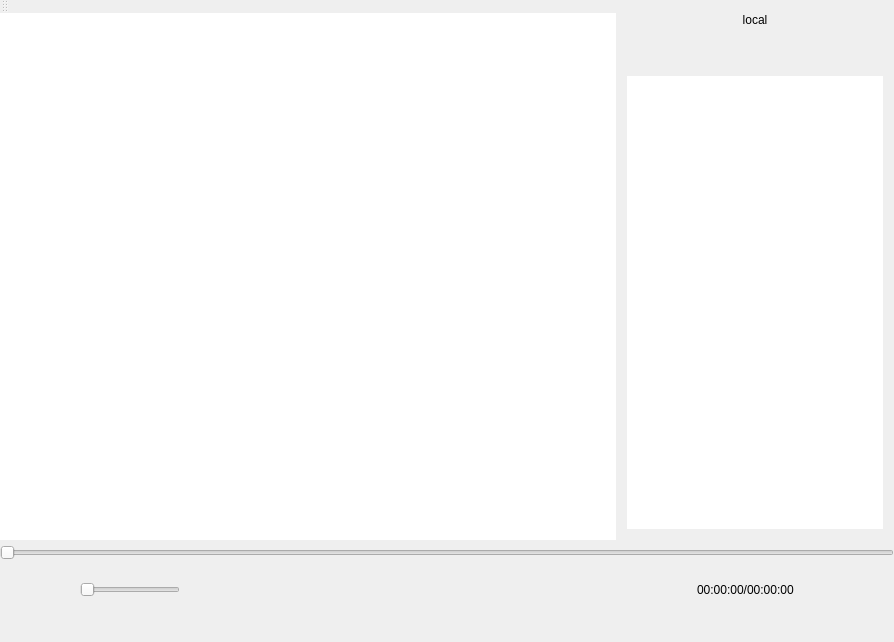
<?xml version="1.0" encoding="UTF-8"?>
<ui version="4.0">
 <class>MainWindow</class>
 <widget class="QMainWindow" name="MainWindow">
  <property name="geometry">
   <rect>
    <x>0</x>
    <y>0</y>
    <width>894</width>
    <height>642</height>
   </rect>
  </property>
  <property name="minimumSize">
   <size>
    <width>0</width>
    <height>80</height>
   </size>
  </property>
  <property name="windowTitle">
   <string>MainWindow</string>
  </property>
  <property name="windowOpacity">
   <double>1.000000000000000</double>
  </property>
  <property name="styleSheet">
   <string notr="true">border: none ;</string>
  </property>
  <widget class="QWidget" name="centralWidget">
   <layout class="QGridLayout" name="gridLayout_3">
    <property name="leftMargin">
     <number>0</number>
    </property>
    <property name="topMargin">
     <number>0</number>
    </property>
    <property name="rightMargin">
     <number>0</number>
    </property>
    <property name="bottomMargin">
     <number>0</number>
    </property>
    <property name="spacing">
     <number>0</number>
    </property>
    <item row="0" column="0">
     <layout class="QHBoxLayout" name="horizontalLayout" stretch="5,0">
      <property name="spacing">
       <number>0</number>
      </property>
      <item>
       <widget class="QGraphicsView" name="graphicsView">
        <property name="lineWidth">
         <number>0</number>
        </property>
       </widget>
      </item>
      <item>
       <widget class="QFrame" name="stackFrame">
        <property name="frameShadow">
         <enum>QFrame::Plain</enum>
        </property>
        <property name="lineWidth">
         <number>0</number>
        </property>
        <layout class="QVBoxLayout" name="verticalLayout">
         <property name="spacing">
          <number>0</number>
         </property>
         <property name="leftMargin">
          <number>0</number>
         </property>
         <property name="topMargin">
          <number>0</number>
         </property>
         <property name="rightMargin">
          <number>0</number>
         </property>
         <property name="bottomMargin">
          <number>0</number>
         </property>
         <item>
          <widget class="QPushButton" name="switchListButton">
           <property name="text">
            <string>local</string>
           </property>
           <property name="icon">
            <iconset resource="qrc.qrc">
             <normaloff>:/image/background.jpg</normaloff>:/image/background.jpg</iconset>
           </property>
          </widget>
         </item>
         <item>
          <widget class="QStackedWidget" name="stackedWidget">
           <property name="minimumSize">
            <size>
             <width>200</width>
             <height>0</height>
            </size>
           </property>
           <property name="lineWidth">
            <number>0</number>
           </property>
           <property name="currentIndex">
            <number>0</number>
           </property>
           <widget class="QWidget" name="page">
            <layout class="QGridLayout" name="gridLayout_2">
             <item row="0" column="0">
              <layout class="QHBoxLayout" name="horizontalLayout_6">
               <item>
                <spacer name="horizontalSpacer_4">
                 <property name="orientation">
                  <enum>Qt::Horizontal</enum>
                 </property>
                 <property name="sizeHint" stdset="0">
                  <size>
                   <width>40</width>
                   <height>20</height>
                  </size>
                 </property>
                </spacer>
               </item>
               <item>
                <widget class="QPushButton" name="localBtnAdd">
                 <property name="minimumSize">
                  <size>
                   <width>32</width>
                   <height>32</height>
                  </size>
                 </property>
                 <property name="maximumSize">
                  <size>
                   <width>32</width>
                   <height>32</height>
                  </size>
                 </property>
                 <property name="text">
                  <string/>
                 </property>
                 <property name="icon">
                  <iconset theme="xml-element-new">
                   <normaloff>.</normaloff>.</iconset>
                 </property>
                 <property name="iconSize">
                  <size>
                   <width>32</width>
                   <height>32</height>
                  </size>
                 </property>
                </widget>
               </item>
               <item>
                <widget class="QPushButton" name="localBtnDel">
                 <property name="minimumSize">
                  <size>
                   <width>32</width>
                   <height>32</height>
                  </size>
                 </property>
                 <property name="maximumSize">
                  <size>
                   <width>32</width>
                   <height>32</height>
                  </size>
                 </property>
                 <property name="text">
                  <string/>
                 </property>
                 <property name="icon">
                  <iconset theme="xml-attribute-delete">
                   <normaloff>.</normaloff>.</iconset>
                 </property>
                 <property name="iconSize">
                  <size>
                   <width>32</width>
                   <height>32</height>
                  </size>
                 </property>
                </widget>
               </item>
              </layout>
             </item>
             <item row="1" column="0">
              <widget class="QListWidget" name="locallistWidget">
               <property name="editTriggers">
                <set>QAbstractItemView::NoEditTriggers</set>
               </property>
              </widget>
             </item>
            </layout>
           </widget>
           <widget class="QWidget" name="page_2">
            <layout class="QGridLayout" name="gridLayout">
             <property name="leftMargin">
              <number>0</number>
             </property>
             <property name="topMargin">
              <number>0</number>
             </property>
             <property name="rightMargin">
              <number>0</number>
             </property>
             <property name="bottomMargin">
              <number>0</number>
             </property>
             <property name="spacing">
              <number>0</number>
             </property>
             <item row="1" column="0">
              <widget class="QTreeView" name="urltreeView">
               <property name="toolTipDuration">
                <number>0</number>
               </property>
              </widget>
             </item>
             <item row="0" column="0">
              <widget class="QLineEdit" name="lineEdit"/>
             </item>
            </layout>
           </widget>
          </widget>
         </item>
        </layout>
       </widget>
      </item>
     </layout>
    </item>
    <item row="3" column="0">
     <widget class="QWidget" name="ttbWidget" native="true">
      <property name="minimumSize">
       <size>
        <width>0</width>
        <height>80</height>
       </size>
      </property>
      <layout class="QVBoxLayout" name="verticalLayout_2">
       <property name="spacing">
        <number>0</number>
       </property>
       <property name="leftMargin">
        <number>0</number>
       </property>
       <property name="topMargin">
        <number>0</number>
       </property>
       <property name="rightMargin">
        <number>0</number>
       </property>
       <property name="bottomMargin">
        <number>0</number>
       </property>
       <item>
        <widget class="QSlider" name="movieSlider">
         <property name="orientation">
          <enum>Qt::Horizontal</enum>
         </property>
        </widget>
       </item>
       <item>
        <layout class="QHBoxLayout" name="horizontalLayout_5" stretch="1,1,1">
         <item>
          <layout class="QHBoxLayout" name="horizontalLayout_4">
           <property name="spacing">
            <number>0</number>
           </property>
           <item>
            <widget class="QPushButton" name="openFileBtn">
             <property name="minimumSize">
              <size>
               <width>50</width>
               <height>50</height>
              </size>
             </property>
             <property name="maximumSize">
              <size>
               <width>50</width>
               <height>50</height>
              </size>
             </property>
             <property name="styleSheet">
              <string notr="true">border:none;</string>
             </property>
             <property name="text">
              <string/>
             </property>
             <property name="icon">
              <iconset resource="qrc.qrc">
               <normaloff>:/svg/document-new.svg</normaloff>:/svg/document-new.svg</iconset>
             </property>
             <property name="iconSize">
              <size>
               <width>50</width>
               <height>50</height>
              </size>
             </property>
             <property name="autoDefault">
              <bool>false</bool>
             </property>
             <property name="default">
              <bool>false</bool>
             </property>
            </widget>
           </item>
           <item>
            <widget class="QPushButton" name="VoiceBtn">
             <property name="maximumSize">
              <size>
               <width>30</width>
               <height>30</height>
              </size>
             </property>
             <property name="styleSheet">
              <string notr="true">border:none;</string>
             </property>
             <property name="text">
              <string/>
             </property>
             <property name="icon">
              <iconset resource="qrc.qrc">
               <normaloff>:/svg/audio-volume-high-symbolic-dark.svg</normaloff>:/svg/audio-volume-high-symbolic-dark.svg</iconset>
             </property>
             <property name="iconSize">
              <size>
               <width>24</width>
               <height>24</height>
              </size>
             </property>
            </widget>
           </item>
           <item>
            <widget class="QSlider" name="voiceSlider">
             <property name="minimumSize">
              <size>
               <width>0</width>
               <height>0</height>
              </size>
             </property>
             <property name="maximumSize">
              <size>
               <width>100</width>
               <height>16777215</height>
              </size>
             </property>
             <property name="orientation">
              <enum>Qt::Horizontal</enum>
             </property>
            </widget>
           </item>
           <item>
            <spacer name="horizontalSpacer">
             <property name="orientation">
              <enum>Qt::Horizontal</enum>
             </property>
             <property name="sizeHint" stdset="0">
              <size>
               <width>40</width>
               <height>20</height>
              </size>
             </property>
            </spacer>
           </item>
          </layout>
         </item>
         <item>
          <layout class="QHBoxLayout" name="horizontalLayout_2">
           <property name="spacing">
            <number>0</number>
           </property>
           <item>
            <spacer name="horizontalSpacer_3">
             <property name="orientation">
              <enum>Qt::Horizontal</enum>
             </property>
             <property name="sizeHint" stdset="0">
              <size>
               <width>40</width>
               <height>20</height>
              </size>
             </property>
            </spacer>
           </item>
           <item>
            <widget class="QPushButton" name="previousBtn">
             <property name="minimumSize">
              <size>
               <width>50</width>
               <height>50</height>
              </size>
             </property>
             <property name="maximumSize">
              <size>
               <width>50</width>
               <height>50</height>
              </size>
             </property>
             <property name="styleSheet">
              <string notr="true">border:none;</string>
             </property>
             <property name="text">
              <string/>
             </property>
             <property name="icon">
              <iconset resource="qrc.qrc">
               <normaloff>:/svg/media-skip-backward.svg</normaloff>:/svg/media-skip-backward.svg</iconset>
             </property>
             <property name="iconSize">
              <size>
               <width>50</width>
               <height>50</height>
              </size>
             </property>
            </widget>
           </item>
           <item>
            <widget class="QPushButton" name="playBtn">
             <property name="minimumSize">
              <size>
               <width>50</width>
               <height>50</height>
              </size>
             </property>
             <property name="maximumSize">
              <size>
               <width>50</width>
               <height>50</height>
              </size>
             </property>
             <property name="styleSheet">
              <string notr="true">border:none;</string>
             </property>
             <property name="text">
              <string/>
             </property>
             <property name="icon">
              <iconset resource="qrc.qrc">
               <normaloff>:/svg/media-playback-start.svg</normaloff>:/svg/media-playback-start.svg</iconset>
             </property>
             <property name="iconSize">
              <size>
               <width>50</width>
               <height>50</height>
              </size>
             </property>
            </widget>
           </item>
           <item>
            <widget class="QPushButton" name="nextBtn">
             <property name="minimumSize">
              <size>
               <width>50</width>
               <height>50</height>
              </size>
             </property>
             <property name="maximumSize">
              <size>
               <width>50</width>
               <height>50</height>
              </size>
             </property>
             <property name="styleSheet">
              <string notr="true">border:none;</string>
             </property>
             <property name="text">
              <string/>
             </property>
             <property name="icon">
              <iconset resource="qrc.qrc">
               <normaloff>:/svg/media-skip-backward.svg</normaloff>:/svg/media-skip-backward.svg</iconset>
             </property>
             <property name="iconSize">
              <size>
               <width>50</width>
               <height>50</height>
              </size>
             </property>
            </widget>
           </item>
           <item>
            <widget class="QPushButton" name="stopBtn">
             <property name="minimumSize">
              <size>
               <width>50</width>
               <height>50</height>
              </size>
             </property>
             <property name="maximumSize">
              <size>
               <width>50</width>
               <height>50</height>
              </size>
             </property>
             <property name="autoFillBackground">
              <bool>false</bool>
             </property>
             <property name="styleSheet">
              <string notr="true">border:none;</string>
             </property>
             <property name="text">
              <string/>
             </property>
             <property name="icon">
              <iconset resource="qrc.qrc">
               <normaloff>:/svg/media-playback-stop.svg</normaloff>:/svg/media-playback-stop.svg</iconset>
             </property>
             <property name="iconSize">
              <size>
               <width>50</width>
               <height>50</height>
              </size>
             </property>
            </widget>
           </item>
           <item>
            <spacer name="horizontalSpacer_2">
             <property name="orientation">
              <enum>Qt::Horizontal</enum>
             </property>
             <property name="sizeHint" stdset="0">
              <size>
               <width>40</width>
               <height>20</height>
              </size>
             </property>
            </spacer>
           </item>
          </layout>
         </item>
         <item>
          <layout class="QHBoxLayout" name="horizontalLayout_3">
           <property name="spacing">
            <number>0</number>
           </property>
           <item>
            <spacer name="horizontalSpacer_5">
             <property name="orientation">
              <enum>Qt::Horizontal</enum>
             </property>
             <property name="sizeHint" stdset="0">
              <size>
               <width>40</width>
               <height>20</height>
              </size>
             </property>
            </spacer>
           </item>
           <item>
            <widget class="QLabel" name="timeLabel">
             <property name="text">
              <string>00:00:00/00:00:00</string>
             </property>
            </widget>
           </item>
           <item>
            <widget class="QPushButton" name="hideStackBtn">
             <property name="minimumSize">
              <size>
               <width>50</width>
               <height>50</height>
              </size>
             </property>
             <property name="maximumSize">
              <size>
               <width>50</width>
               <height>50</height>
              </size>
             </property>
             <property name="styleSheet">
              <string notr="true">border:none;</string>
             </property>
             <property name="text">
              <string/>
             </property>
             <property name="icon">
              <iconset resource="qrc.qrc">
               <normaloff>:/svg/pane-show.svg</normaloff>:/svg/pane-show.svg</iconset>
             </property>
             <property name="iconSize">
              <size>
               <width>50</width>
               <height>50</height>
              </size>
             </property>
            </widget>
           </item>
           <item>
            <widget class="QPushButton" name="fullScreenBtn">
             <property name="minimumSize">
              <size>
               <width>50</width>
               <height>50</height>
              </size>
             </property>
             <property name="maximumSize">
              <size>
               <width>50</width>
               <height>50</height>
              </size>
             </property>
             <property name="styleSheet">
              <string notr="true">border:none;</string>
             </property>
             <property name="text">
              <string/>
             </property>
             <property name="icon">
              <iconset resource="qrc.qrc">
               <normaloff>:/svg/view-fullscreen.svg</normaloff>:/svg/view-fullscreen.svg</iconset>
             </property>
             <property name="iconSize">
              <size>
               <width>50</width>
               <height>50</height>
              </size>
             </property>
            </widget>
           </item>
          </layout>
         </item>
        </layout>
       </item>
      </layout>
     </widget>
    </item>
   </layout>
  </widget>
  <widget class="QMenuBar" name="menuBar">
   <property name="geometry">
    <rect>
     <x>0</x>
     <y>0</y>
     <width>894</width>
     <height>23</height>
    </rect>
   </property>
  </widget>
  <widget class="QToolBar" name="mainToolBar">
   <attribute name="toolBarArea">
    <enum>TopToolBarArea</enum>
   </attribute>
   <attribute name="toolBarBreak">
    <bool>false</bool>
   </attribute>
  </widget>
  <widget class="QStatusBar" name="statusBar"/>
 </widget>
 <layoutdefault spacing="6" margin="11"/>
 <resources>
  <include location="qrc.qrc"/>
 </resources>
 <connections/>
</ui>
